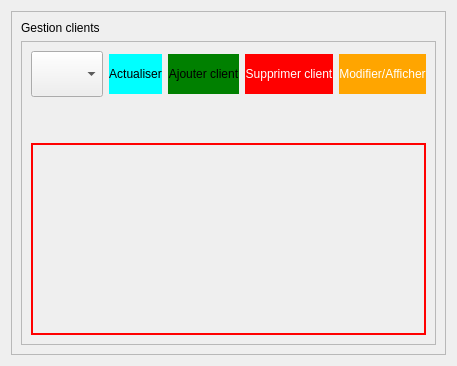
         <widget class="QWidget" name="page_crud_clients">
          <layout class="QGridLayout" name="gridLayout_6">
           <item row="1" column="0">
            <widget class="QFrame" name="frame">
             <property name="frameShape">
              <enum>QFrame::StyledPanel</enum>
             </property>
             <property name="frameShadow">
              <enum>QFrame::Raised</enum>
             </property>
             <layout class="QGridLayout" name="gridLayout_10">
              <item row="0" column="0">
               <widget class="QLabel" name="label_2">
                <property name="text">
                 <string>Gestion clients</string>
                </property>
               </widget>
              </item>
              <item row="1" column="0">
               <widget class="QFrame" name="frame_5">
                <property name="frameShape">
                 <enum>QFrame::StyledPanel</enum>
                </property>
                <property name="frameShadow">
                 <enum>QFrame::Raised</enum>
                </property>
                <layout class="QGridLayout" name="gridLayout_11">
                 <item row="0" column="0">
                  <layout class="QGridLayout" name="gridLayout_9">
                   <item row="0" column="0">
                    <layout class="QHBoxLayout" name="horizontalLayout_6">
                     <item>
                      <widget class="QComboBox" name="comboClients">
                       <property name="styleSheet">
                        <string notr="true">height: 40px;</string>
                       </property>
                      </widget>
                     </item>
                     <item>
                      <widget class="QPushButton" name="refresh_clt">
                       <property name="enabled">
                        <bool>true</bool>
                       </property>
                       <property name="acceptDrops">
                        <bool>false</bool>
                       </property>
                       <property name="styleSheet">
                        <string notr="true">background-color: rgb(0, 255, 255);
color: black;
border: 0;height: 40px;</string>
                       </property>
                       <property name="text">
                        <string>Actualiser</string>
                       </property>
                       <property name="flat">
                        <bool>false</bool>
                       </property>
                      </widget>
                     </item>
                     <item>
                      <widget class="QPushButton" name="add_client_btn">
                       <property name="styleSheet">
                        <string notr="true">height: 40px;
border: 0;
background-color: green;</string>
                       </property>
                       <property name="text">
                        <string>Ajouter client</string>
                       </property>
                      </widget>
                     </item>
                     <item>
                      <widget class="QPushButton" name="supprimer_btn">
                       <property name="styleSheet">
                        <string notr="true">background-color: red;
color: white;
border: 0;height: 40px;</string>
                       </property>
                       <property name="text">
                        <string>Supprimer client</string>
                       </property>
                      </widget>
                     </item>
                     <item>
                      <widget class="QPushButton" name="modifier_btn">
                       <property name="styleSheet">
                        <string notr="true">background-color: orange;
color: white;
border: 0;
height: 40px;</string>
                       </property>
                       <property name="text">
                        <string>Modifier/Afficher</string>
                       </property>
                      </widget>
                     </item>
                    </layout>
                   </item>
                   <item row="1" column="0">
                    <spacer name="verticalSpacer_3">
                     <property name="orientation">
                      <enum>Qt::Vertical</enum>
                     </property>
                     <property name="sizeType">
                      <enum>QSizePolicy::Fixed</enum>
                     </property>
                     <property name="sizeHint" stdset="0">
                      <size>
                       <width>20</width>
                       <height>40</height>
                      </size>
                     </property>
                    </spacer>
                   </item>
                   <item row="2" column="0">
                    <widget class="QTableWidget" name="clients_data">
                     <property name="mouseTracking">
                      <bool>true</bool>
                     </property>
                     <property name="styleSheet">
                      <string notr="true">background-color: transparent;
border: 2px solid red;</string>
                     </property>
                     <attribute name="horizontalHeaderMinimumSectionSize">
                      <number>100</number>
                     </attribute>
                    </widget>
                   </item>
                  </layout>
                 </item>
                </layout>
               </widget>
              </item>
             </layout>
            </widget>
           </item>
          </layout>
         </widget>
